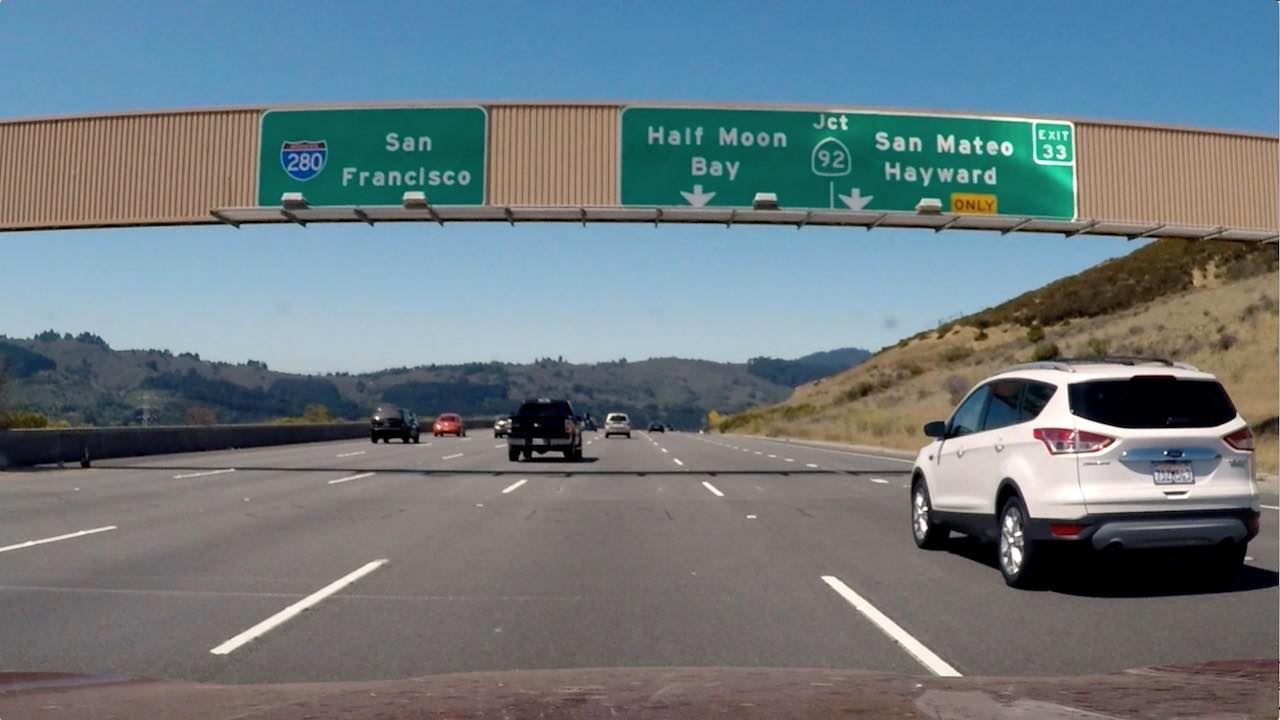
#> input picture Lesson_08/topic_05/signs_vehicles_xygrad.png, 1280 x 720 px
$ python gradient_dir.py   (older library calls are emulated)
#> lines starting #> are read from the running program, lines starting #| are printed output that depends on the picture
import numpy as np
import cv2
import matplotlib.pyplot as plt
import matplotlib.image as mpimg
import pickle


# Read in an image
image = mpimg.imread('signs_vehicles_xygrad.png')
#> image is the input picture: shape (720, 1280, 3) float32; mean R, G, B 0.428, 0.477, 0.5

# Define a function that applies Sobel x and y,
# then computes the direction of the gradient
# and applies a threshold.
def dir_threshold(img, sobel_kernel=3, thresh=(0, np.pi/2)):

    # Apply the following steps to img
    # 1) Convert to grayscale
#> called with sobel_kernel = 15, thresh = (0.7, 1.3)
    gray = cv2.cvtColor(img, cv2.COLOR_RGB2GRAY)
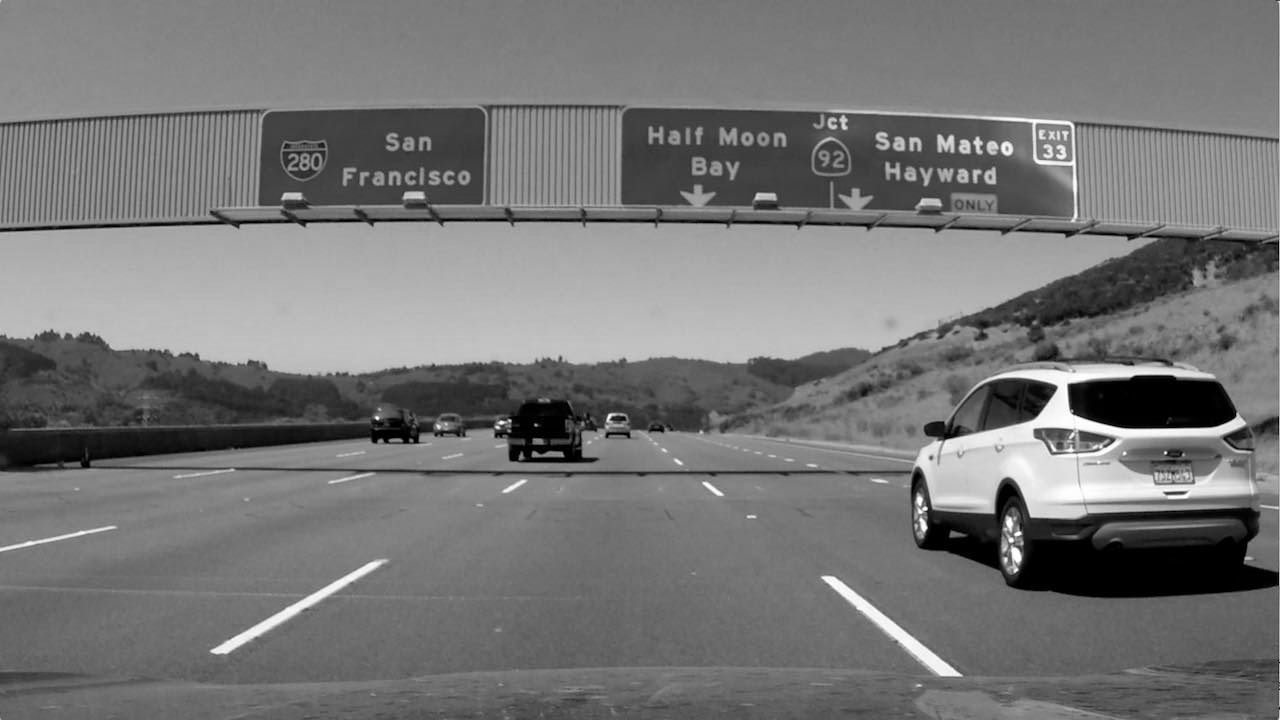
#> gray: shape (720, 1280) float32; min 0, max 0.999, mean 0.465
    # 2) Take the gradient in x and y separately
    sobelx = cv2.Sobel(gray, cv2.CV_64F, 1, 0)
    sobely = cv2.Sobel(gray, cv2.CV_64F, 0, 1)
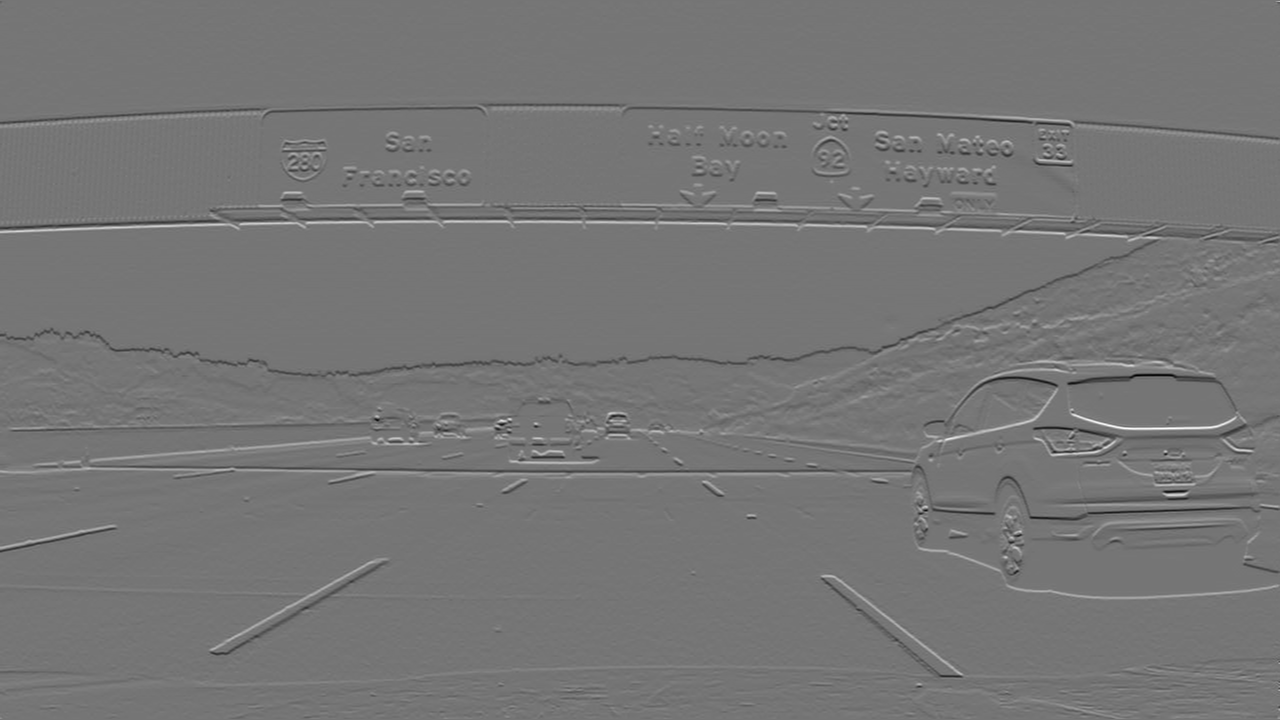
#> sobely: shape (720, 1280) float64; min -3.12, max 3.62, mean -0.00103; drawn with min black and max white
    # 3) Take the absolute value of the x and y gradients
    abs_sobelx = (sobelx**2)**(1/2)
    abs_sobely = (sobely**2)**(1/2)
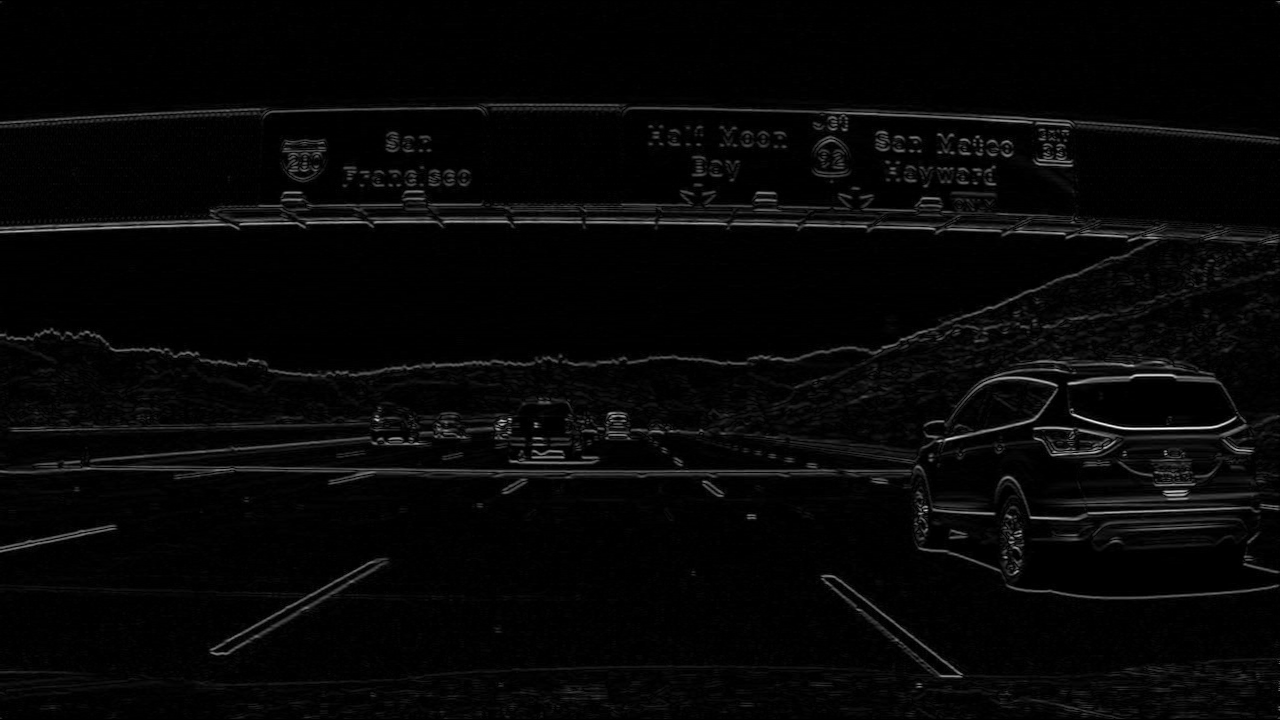
#> abs_sobely: shape (720, 1280) float64; min 0, max 3.62, mean 0.0988; drawn with min black and max white
    # 4) Use np.arctan2(abs_sobely, abs_sobelx) to calculate the direction of the gradient
    grad_dir = np.arctan2(abs_sobely, abs_sobelx)
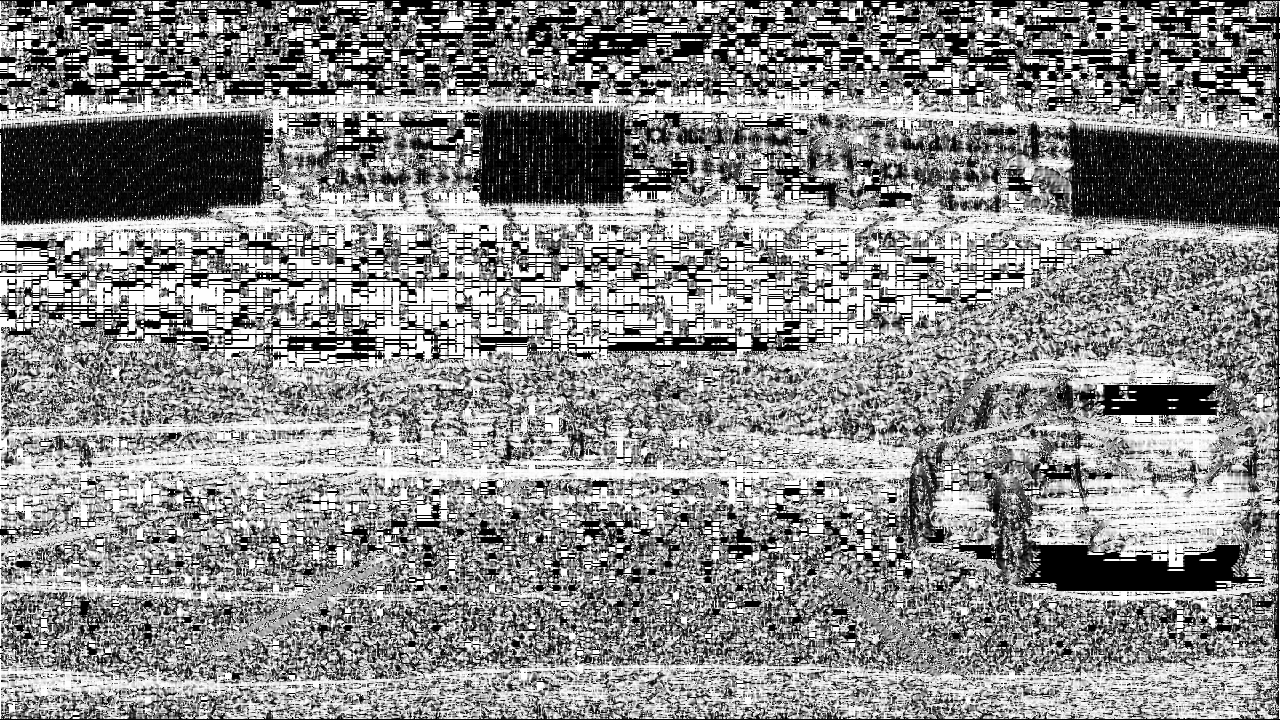
#> grad_dir: shape (720, 1280) float64; min 0, max 1.57, mean 0.861; drawn with min black and max white
    # 5) Create a binary mask where direction thresholds are met
    dbinary = np.zeros_like(grad_dir)
    dbinary[(grad_dir <= thresh[0]) & (grad_dir >= thresh[1])] = 1
    # 6) Return this mask as your binary_output image

    return dbinary

# Run the function
dir_binary = dir_threshold(image, sobel_kernel=15, thresh=(0.7, 1.3))
#> dir_binary: shape (720, 1280) float64; every value is 0
# Plot the result
f, (ax1, ax2) = plt.subplots(1, 2, figsize=(24, 9))
f.tight_layout()
ax1.imshow(image)
ax1.set_title('Original Image', fontsize=50)
ax2.imshow(dir_binary, cmap='gray')
ax2.set_title('Thresholded Grad. Dir.', fontsize=50)
plt.subplots_adjust(left=0., right=1, top=0.9, bottom=0.)
